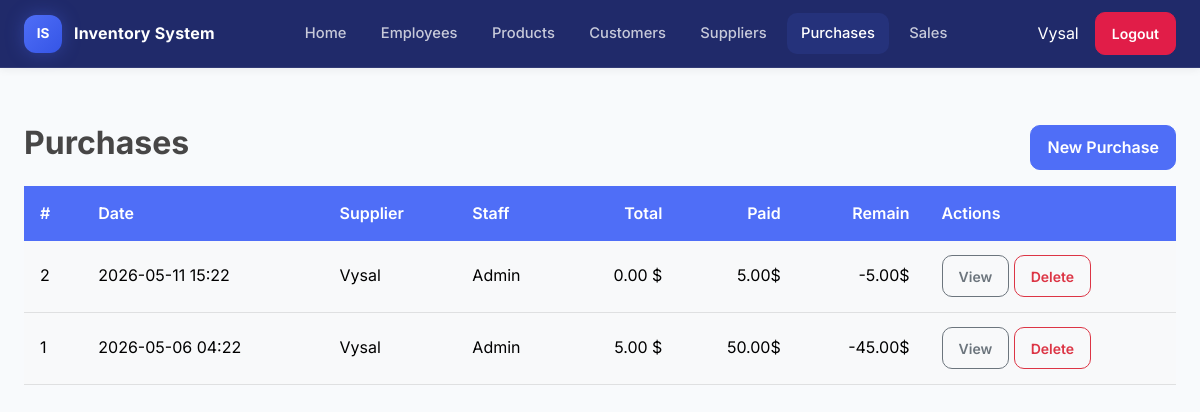
The app's page /purchases/ (signed in) with its own data.
### purchases/models.py (models this page shows, shortened)
class Purchase(models.Model):
    supplier = models.ForeignKey(Supplier, on_delete=models.PROTECT)
    user = models.ForeignKey(
        settings.AUTH_USER_MODEL, on_delete=models.PROTECT, related_name="purchases"
    )
    total_amount = models.DecimalField(max_digits=10, decimal_places=2, default=Decimal("0"))
    total_paid = models.DecimalField(max_digits=10, decimal_places=2, default=Decimal("0"))
    total_remain = models.DecimalField(max_digits=10, decimal_places=2, default=Decimal("0"))
    created_at = models.DateTimeField(auto_now_add=True)
    class Meta:
        ordering = ["-created_at"]

### suppliers/models.py (models this page shows, shortened)
class Supplier(models.Model):
    name = models.CharField(max_length=100)
    phone = models.CharField(max_length=20)
    address = models.TextField(blank=True)
    class Meta:
        ordering = ["name"]

### purchases/views.py (the view)
# urls.py: path("", views.purchase_list, name="purchase_list"),
@login_required
def purchase_list(request):
    purchases = (
        Purchase.objects.select_related("supplier", "user")
        .prefetch_related("items__product")
    )
    return render(request, "purchases/purchase_list.html", {"purchases": purchases})

### templates/purchases/purchase_list.html (shortened to what this page needs)
{% extends "base.html" %}
{% block content %}
<div class="container">
  <div class="d-flex justify-content-between align-items-center my-3">
    <h2>Purchases</h2>
    <a href="{% url 'purchase_create' %}" class="btn btn-primary">New Purchase</a>
  </div>
  <div class="table-responsive">
    <table class="table table-light table-hover align-middle">
      <thead>
        <tr>
          <th>#</th>
          <th>Date</th>
          <th>Supplier</th>
          <th>Staff</th>
          <th class="text-end">Total</th>
          <th class="text-end">Paid</th>
          <th class="text-end">Remain</th>
          <th>Actions</th>
        </tr>
      </thead>
      <tbody>
        {% for purchase in purchases %}
        <tr>
          <td data-label="#">{{ purchase.id }}</td>
          <td data-label="Date">{{ purchase.created_at|date:"Y-m-d H:i" }}</td>
          <td data-label="Supplier">{{ purchase.supplier.name }}</td>
          <td data-label="Staff">{{ purchase.user.get_username }}</td>
          <td data-label="Total" class="text-end">{{ purchase.total_amount }} $</td>
          <td data-label="Paid" class="text-end">{{ purchase.total_paid }}$</td>
          <td data-label="Remain" class="text-end">{{ purchase.total_remain }}$</td>
          <td data-label="Actions">
            <a href="{% url 'purchase_detail' purchase.id %}"
               class="btn btn-sm btn-outline-secondary">
              View
            </a>
            <a href="{% url 'purchase_delete' purchase.id %}"
               class="btn btn-sm btn-outline-danger">
              Delete
            </a>
          </td>
        </tr>
        {% empty %}
        <tr>
          <td data-label="Message" colspan="8" class="text-muted">
            No purchases yet.
          </td>
        </tr>
        {% endfor %}
      </tbody>
    </table>
  </div>
</div>
{% endblock %}

### templates/base.html (shortened to what this page needs)
<!DOCTYPE html>
<html lang="en">
<head>
    {% load static %}
    <link href="https://cdn.jsdelivr.net/npm/bootstrap@5.1.0/dist/css/bootstrap.min.css" rel="stylesheet">
    <link rel="stylesheet" href="{% static 'css/style.css' %}">
</head>
<body>
  {% include "partials/_navbar.html" %}
  <main class="container-fluid py-4">
    {% block content %}{% endblock %}
  </main>
</body>
</html>

### templates/partials/_navbar.html (shortened to what this page needs)
{% load static %}
 <nav class="navbar" role="navigation" aria-label="Main navigation">
    <a class="brand" href="{% url 'dashboard_home' %}">
      <div class="logo">IS</div>
      <span class="app-name">Inventory System</span>
    </a>
    <ul class="links" role="list">
      <li><a class="nav-link" href="{% url 'dashboard_home' %}">Home</a></li>
      <li><a class="nav-link" href="{% url 'employee_list' %}">Employees</a></li>
      <li><a class="nav-link" href="{% url 'product_list' %}">Products</a></li>
      <li><a class="nav-link" href="{% url 'customer_list' %}">Customers</a></li>
      <li><a class="nav-link" href="{% url 'supplier_list' %}">Suppliers</a></li>
      <li><a class="nav-link" href="{% url 'purchase_list' %}">Purchases</a></li>
      <li><a class="nav-link" href="{% url 'order_list' %}">Sales</a></li>
    </ul>
    <div class="actions">
      {% if user.is_authenticated %}
        <span class="me-2 text-white">{{ user.username }}</span>
        <form method="post" action="{% url 'logout' %}" class="d-inline">
          <button type="submit" class="btn btn-sm btn-danger d-none d-lg-inline-block">Logout</button>
        </form>
      {% else %}
        <a href="{% url 'login' %}" class="btn btn-sm btn-primary d-none d-lg-inline-block">Login</a>
      {% endif %}
    </div>
  </nav>

### static/css/style.css (style rules this page uses)
:root { --primary: #4f6ef7; --primary-dark: #3555e6; --primary-soft: rgba(79, 110, 247, 0.12); --success: #16a34a; --danger: #e11d48; --warning: #f59e0b; --info: #0ea5e9; --nav-bg1: #ffffff; --nav-bg: #040f57e1; --nav-border: rgba(255, 255, 255, 0.08); --nav-link: rgba(255, 255, 255, 0.75); --nav-link-hover: #ffffff; --body-bg: #f8fafc; --surface: #ffffff; --surface-2: #f1f5f9; --text: #474646; --text-muted: #1a1a1a; --border: #e2e8f0; --radius: 14px; --radius-sm: 10px; --shadow-sm: 0 2px 8px rgba(15, 23, 42, 0.06); --shadow-md: 0 10px 30px rgba(15, 23, 42, 0.08); --navbar-height: 68px; --font-main: 'Inter', -apple-system, BlinkMacSystemFont, 'Segoe UI', sans-serif; }
* { box-sizing: border-box; }
html { scroll-behavior: smooth; }
body { margin: 0; padding: 0; font-family: var(--font-main); background: var(--body-bg); color: var(--text); line-height: 1.6; }
a { color: inherit; }
h1, h2, h3, h4, h5, h6 { font-weight: 700; color: var(--text); margin-top: 0; }
main { padding: 2rem; }
.container, .container-fluid { padding-top: 1rem; padding-bottom: 1rem; }
.navbar { display: flex; align-items: center; justify-content: space-between; gap: 1rem; height: var(--navbar-height); padding: 0 1.5rem; background: var(--nav-bg); border-bottom: 1px solid var(--nav-border); position: sticky; width: 100% !important; top: 0; z-index: 1000; box-shadow: var(--shadow-sm); }
.brand { display: flex; align-items: center; gap: 0.75rem; text-decoration: none; flex-shrink: 0; }
.logo { width: 38px; height: 38px; border-radius: 12px; background: linear-gradient(135deg, var(--primary), var(--primary-dark)); color: white; display: flex; align-items: center; justify-content: center; font-size: 0.85rem; font-weight: 700; box-shadow: 0 0px 18px rgba(79, 110, 247, 0.35); }
.app-name { font-size: 1rem; font-weight: 700; color: #ffffff; letter-spacing: 0.2px; }
.links { display: flex; align-items: center; gap: 0.35rem; list-style: none; margin: 0; padding: 0; }
.nav-link { display: flex; align-items: center; gap: 0.5rem; padding: 0.55rem 0.9rem; border-radius: 10px; color: var(--nav-link); text-decoration: none; font-size: 0.92rem; font-weight: 500; transition: all 0.2s ease; }
.nav-link--active { background: var(--primary-soft); color: #ffffff; }
.actions { display: flex; align-items: center; gap: 0.5rem; flex-shrink: 0; }
.table { margin-bottom: 0; vertical-align: middle; }
.table thead th { background: var(--primary); color: #ffffff; border: none; font-weight: 600; }
.table td, .table th { padding: 0.9rem 1rem; }
.table tbody tr { transition: background 0.15s ease; }
.btn { border-radius: 10px; font-weight: 600; padding: 0.6rem 1rem; transition: all 0.2s ease; }
.btn-primary { background: var(--primary); border-color: var(--primary); }
.btn-danger { background: var(--danger); border-color: var(--danger); }
main { padding: 2rem; width: 100%; overflow-x: auto; }
.container, .container-fluid { width: 100%; max-width: 100%; margin: 0 auto; }

### records on screen
Purchase: id "2", created_at "2026-05-11 15:22", supplier.name "Vysal", user.get_username "Admin", total_amount "0.00", total_paid "5.00", total_remain "-5.00"
Purchase: id "1", created_at "2026-05-06 04:22", supplier.name "Vysal", user.get_username "Admin", total_amount "5.00", total_paid "50.00", total_remain "-45.00"

### other values on screen
{{ user.username }} "Vysal"
